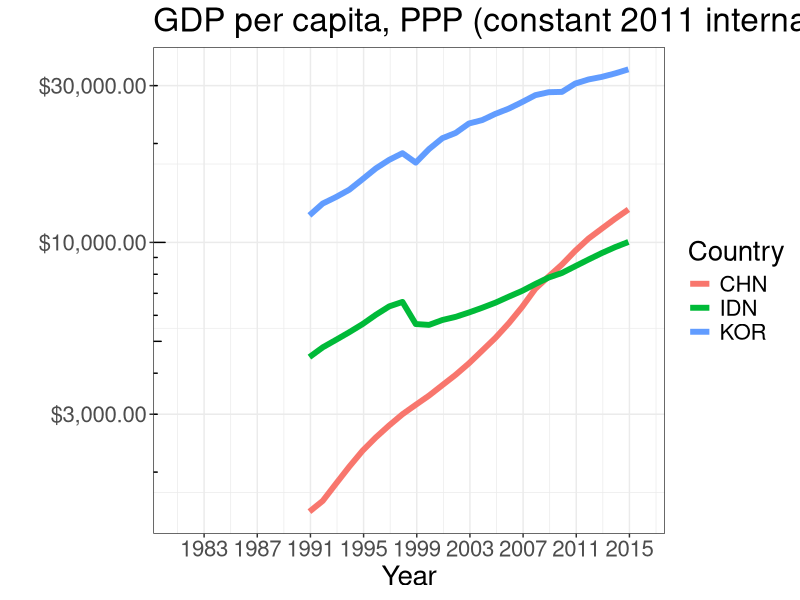

Source code (R):
library(reshape)
library(ggplot2)
library(plyr)
library(reshape)
library(scales)

x <- read.csv (
    "Team-1-Data.csv", 
    na.strings=c("NA","NaN", " ", "..") 
    )

plotList <- read.csv("Team-1-Definition-and-Source.csv")

names(x)[5:40] <- c(1980:2015)
data <- subset(x, select=-c(Country.Name, Series.Name))
names(data)[1] <- "Country"
mdata <- melt(data, id=c("Series.Code","Country"), variable.name="Year", value.name="Value")
mdata$variable <- as.Date(mdata$variable, format="%Y")

### Plot 1
p <- ggplot (
    data = mdata[ which(mdata$Series.Code==plotList$Code[1]), ] 
    ,aes(x = variable, y = value, color = Country, group = Country)
)
p + geom_line(aes(), size=2) +
    theme_bw() +
    ggtitle(plotList$Indicator.Name[1]) +
    labs(x="Year",y="") +
    theme(text = element_text(size=20)) +
    scale_y_log10(labels=dollar) + # This creates a log scale for Plot 1 only
    annotation_logticks(side = "l")  +
    scale_x_date(name = "Year", date_breaks = "4 years", date_labels = "%Y")
